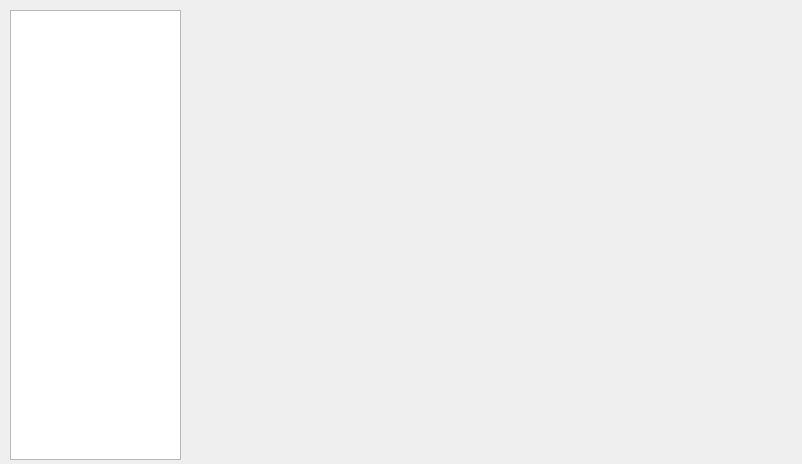
<?xml version="1.0" encoding="UTF-8"?>
<ui version="4.0">
 <class>Form</class>
 <widget class="QWidget" name="Form">
  <property name="geometry">
   <rect>
    <x>0</x>
    <y>0</y>
    <width>802</width>
    <height>464</height>
   </rect>
  </property>
  <property name="windowTitle">
   <string>Form</string>
  </property>
  <widget class="QTextBrowser" name="textBrowser">
   <property name="geometry">
    <rect>
     <x>10</x>
     <y>10</y>
     <width>171</width>
     <height>450</height>
    </rect>
   </property>
  </widget>
  <widget class="QLabel" name="pic">
   <property name="geometry">
    <rect>
     <x>190</x>
     <y>10</y>
     <width>600</width>
     <height>450</height>
    </rect>
   </property>
   <property name="text">
    <string/>
   </property>
  </widget>
 </widget>
 <resources/>
 <connections/>
</ui>
